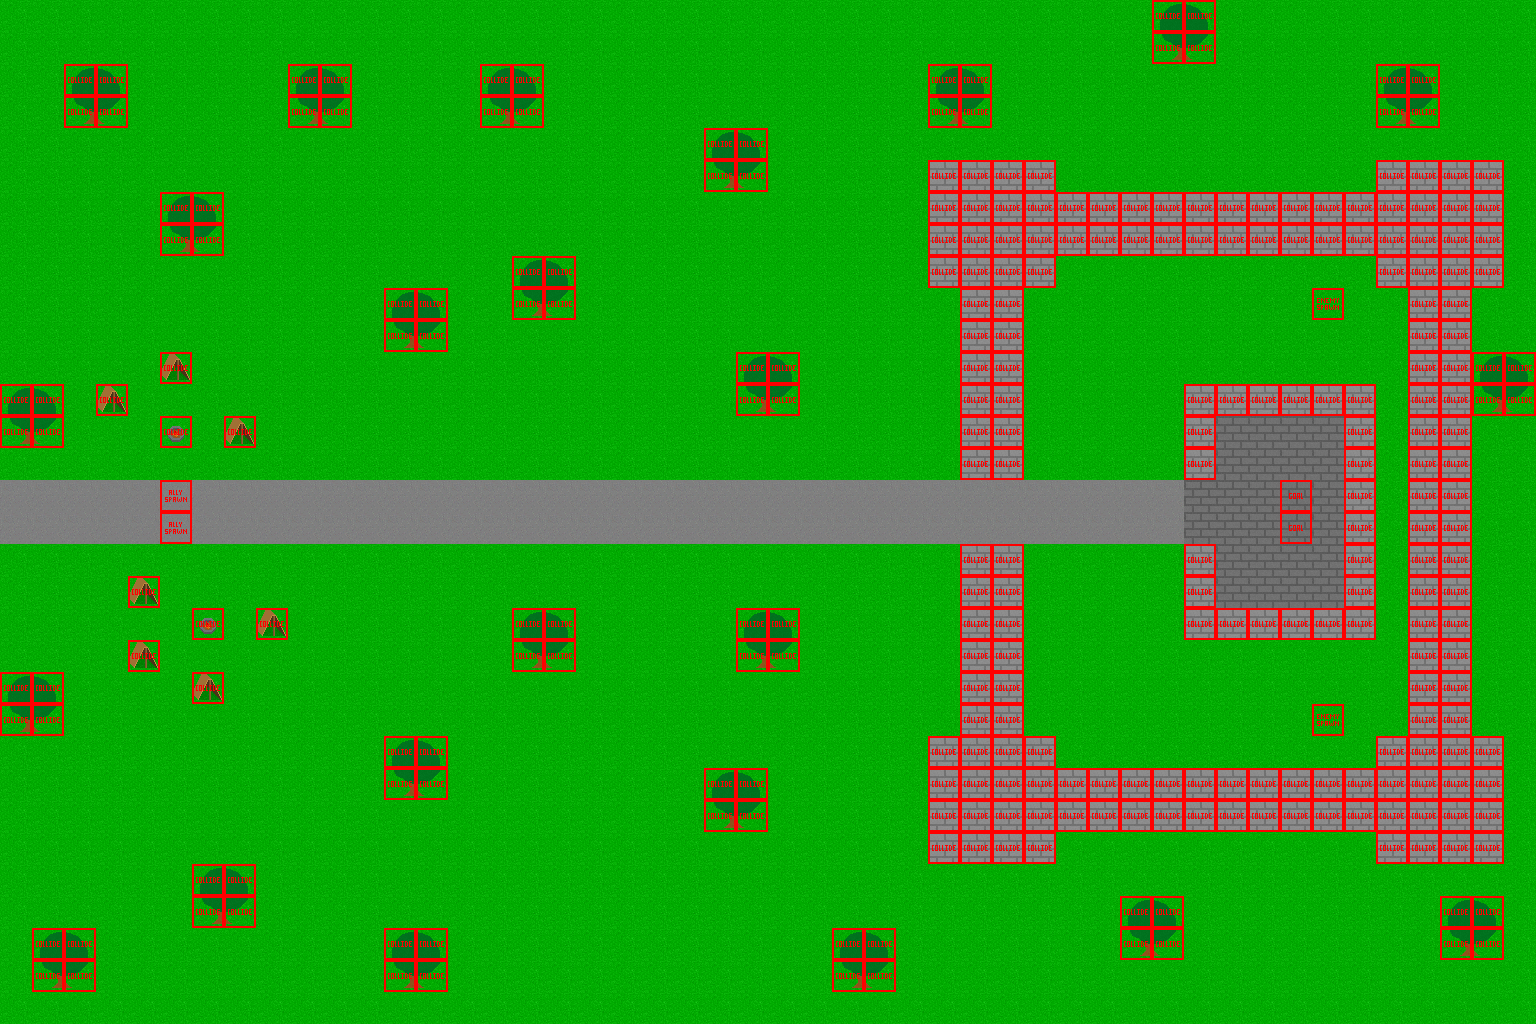

A 2D game scene composited from a Tiled map and its tileset images. What follows is a short description and the map's XML, with each tile layer's data collapsed to a summary:
An orthogonal 48x32 tile map with 32x32 px tiles, 2 tile layers (Main, Meta), 2 tilesets.

<map version="1.0" orientation="orthogonal" width="48" height="32" tilewidth="32" tileheight="32">
 <tileset firstgid="1" name="tileset" tilewidth="32" tileheight="32">
  <image source="tileset.png" width="128" height="96" />
 </tileset>
 <tileset firstgid="65" name="meta" tilewidth="32" tileheight="32">
  <image source="meta.png" width="256" height="256" />
 </tileset>
 <layer name="Main" width="48" height="32">
  <data>[1536 cells, 1536 non-empty, 10 distinct tile ids]</data>
 </layer>
 <layer name="Meta" width="48" height="32">
  <data>[1536 cells, 289 non-empty, 4 distinct tile ids]</data>
 </layer>
</map>